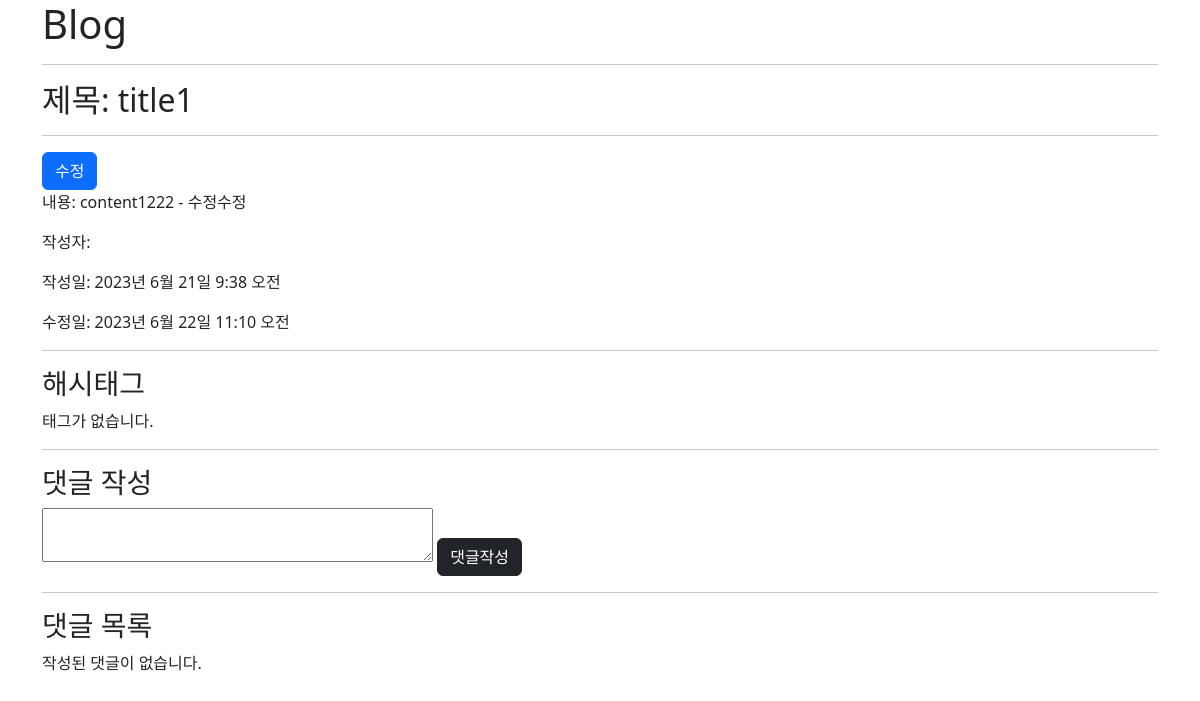
The page /blog/detail/1/ on the database as committed earlier.
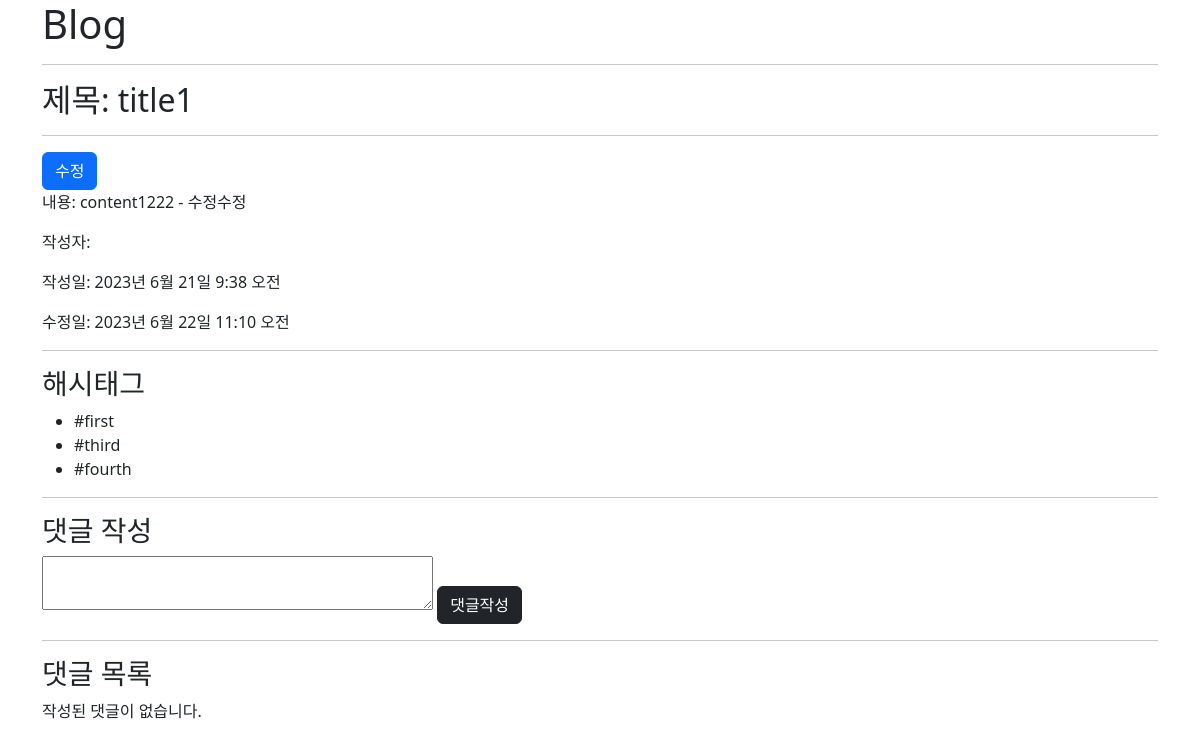
The same page on the database as committed later.
### blog/models.py (models this page shows)
class HashTag(models.Model):
    post = models.ForeignKey(Post, on_delete=models.CASCADE)
    name = models.CharField(max_length=10)
    writer = models.ForeignKey(User, on_delete=models.CASCADE)
    def __str__(self):
        return self.name

### blog/views.py (the view)
# urls.py: path("detail/<int:post_id>/", views.DetailView.as_view(), name='detail'),
class DetailView(View):
    def get(self, request, post_id):
        post = Post.objects.get(pk=post_id)
        comments = Comment.objects.filter(post=post)
        comment_form = CommentForm()
        hashtags = HashTag.objects.filter(post=post)
        hashtag_form = HashTagForm()
        context = {
            'post' : post,
            'comments' : comments,
            'hashtags' : hashtags,
            'comment_form' : comment_form,
            'hashtag_form': hashtag_form
        }
        return render(request, 'blog/post_detail.html', context)

### blog/forms.py
class CommentForm(forms.ModelForm):
    class Meta:
        model = Comment
        fields = ['content']
        widgets = {
            'content': forms.Textarea(attrs={'rows':'2', 'cols':'40'})
        }

class HashTagForm(forms.ModelForm):
    class Meta:
        model = HashTag
        fields = ['name']

### blog/templates/blog/post_detail.html (shortened to what this page needs)
{% extends 'blog/base.html' %}
{% block content %}
{% if form %}
    {% comment %}
        {% for errors in form.errors.values %}
            {% for error in errors %}
                {{error}}
            {% endfor %}
        {% endfor %}
    {% endcomment %}
    {% include 'blog/form_error.html' %}
{% else %}
    <hr>
    <h2>제목: {{ post.title }} </h2>
    <hr>
    <a href="{% url 'blog:edit' pk=post.pk%}" class="btn btn-primary">수정</a>
    <p>내용: {{ post.content }}</p>
    <p>작성자: {{ post.writer }}</p>
    <p>작성일: {{ post.created_at }}</p>
    <p>수정일: {{ post.updated_at }}</p>
    <hr>
    <h3>해시태그</h3>
    {% if hashtags %}
    <ul>
        {% for hashtag in hashtags %}
        <li>{{ hashtag }}
        </li>
        {% endfor %}
    </ul>
    {% else %}
    <p>태그가 없습니다.</p>
    {% endif %}
    <hr>
    <h3>댓글 작성</h3>
    <form action="{% url 'blog:cm-write' post_id=post.pk %}" method="post">
        {{ comment_form.content }}
        <input type="submit" class="btn btn-dark" value="댓글작성">
    </form>
    <hr>
    <h3>댓글 목록</h3>
    {% if comments %}
        <ul>
            {% for comment in comments %}
                <li>{{ comment.content }} -작성자: {{ comment.writer }} /시간: {{ comment.created_at }}
                    {% if comment.writer == request.user %}
                    <form action="{% url 'blog:cm-delete' pk=comment.pk %}" method="post">
                        {% csrf_token %}
                        <input type="submit" class="btn btn-warning" value="X">
                    </form>
                    {% endif %}
                </li>
            {% endfor %}
        </ul>
    {% else %}
        <p>작성된 댓글이 없습니다.</p>
    {% endif %}
{% endif %}
{% endblock %}

Rows that differ between the two databases and show on the page:
added HashTag: name "#first"
added HashTag: name "#third"
added HashTag: name "#fourth"
Other text that changed with them:
text no longer shown: "태그가 없습니다."
